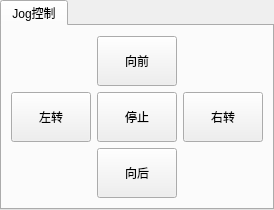
      <widget class="QTabWidget" name="tabWidget_motion">
       <property name="sizePolicy">
        <sizepolicy hsizetype="Preferred" vsizetype="Preferred">
         <horstretch>0</horstretch>
         <verstretch>0</verstretch>
        </sizepolicy>
       </property>
       <property name="currentIndex">
        <number>0</number>
       </property>
       <widget class="QWidget" name="tab_3">
        <attribute name="title">
         <string>Jog控制</string>
        </attribute>
        <layout class="QVBoxLayout" name="verticalLayout_12">
         <item>
          <layout class="QHBoxLayout" name="horizontalLayout_54">
           <item>
            <layout class="QVBoxLayout" name="verticalLayout_3" stretch="0">
             <item>
              <widget class="QPushButton" name="pushButton_turn_left">
               <property name="sizePolicy">
                <sizepolicy hsizetype="Preferred" vsizetype="Fixed">
                 <horstretch>0</horstretch>
                 <verstretch>0</verstretch>
                </sizepolicy>
               </property>
               <property name="minimumSize">
                <size>
                 <width>0</width>
                 <height>50</height>
                </size>
               </property>
               <property name="text">
                <string>左转</string>
               </property>
              </widget>
             </item>
            </layout>
           </item>
           <item>
            <layout class="QVBoxLayout" name="verticalLayout" stretch="0,0,0">
             <item>
              <widget class="QPushButton" name="pushButton_move_front">
               <property name="sizePolicy">
                <sizepolicy hsizetype="Preferred" vsizetype="Preferred">
                 <horstretch>0</horstretch>
                 <verstretch>0</verstretch>
                </sizepolicy>
               </property>
               <property name="minimumSize">
                <size>
                 <width>0</width>
                 <height>50</height>
                </size>
               </property>
               <property name="text">
                <string>向前</string>
               </property>
              </widget>
             </item>
             <item>
              <widget class="QPushButton" name="pushButton_stop_move">
               <property name="sizePolicy">
                <sizepolicy hsizetype="Preferred" vsizetype="Preferred">
                 <horstretch>0</horstretch>
                 <verstretch>0</verstretch>
                </sizepolicy>
               </property>
               <property name="minimumSize">
                <size>
                 <width>0</width>
                 <height>50</height>
                </size>
               </property>
               <property name="text">
                <string>停止</string>
               </property>
              </widget>
             </item>
             <item>
              <widget class="QPushButton" name="pushButton_move_back">
               <property name="sizePolicy">
                <sizepolicy hsizetype="Preferred" vsizetype="Preferred">
                 <horstretch>0</horstretch>
                 <verstretch>0</verstretch>
                </sizepolicy>
               </property>
               <property name="minimumSize">
                <size>
                 <width>0</width>
                 <height>50</height>
                </size>
               </property>
               <property name="text">
                <string>向后</string>
               </property>
              </widget>
             </item>
            </layout>
           </item>
           <item>
            <layout class="QVBoxLayout" name="verticalLayout_2" stretch="0">
             <item>
              <widget class="QPushButton" name="pushButton_turn_right">
               <property name="sizePolicy">
                <sizepolicy hsizetype="Preferred" vsizetype="Fixed">
                 <horstretch>0</horstretch>
                 <verstretch>0</verstretch>
                </sizepolicy>
               </property>
               <property name="minimumSize">
                <size>
                 <width>0</width>
                 <height>50</height>
                </size>
               </property>
               <property name="text">
                <string>右转</string>
               </property>
              </widget>
             </item>
            </layout>
           </item>
          </layout>
         </item>
         <item>
          <layout class="QHBoxLayout" name="horizontalLayout"/>
         </item>
        </layout>
       </widget>
      </widget>
